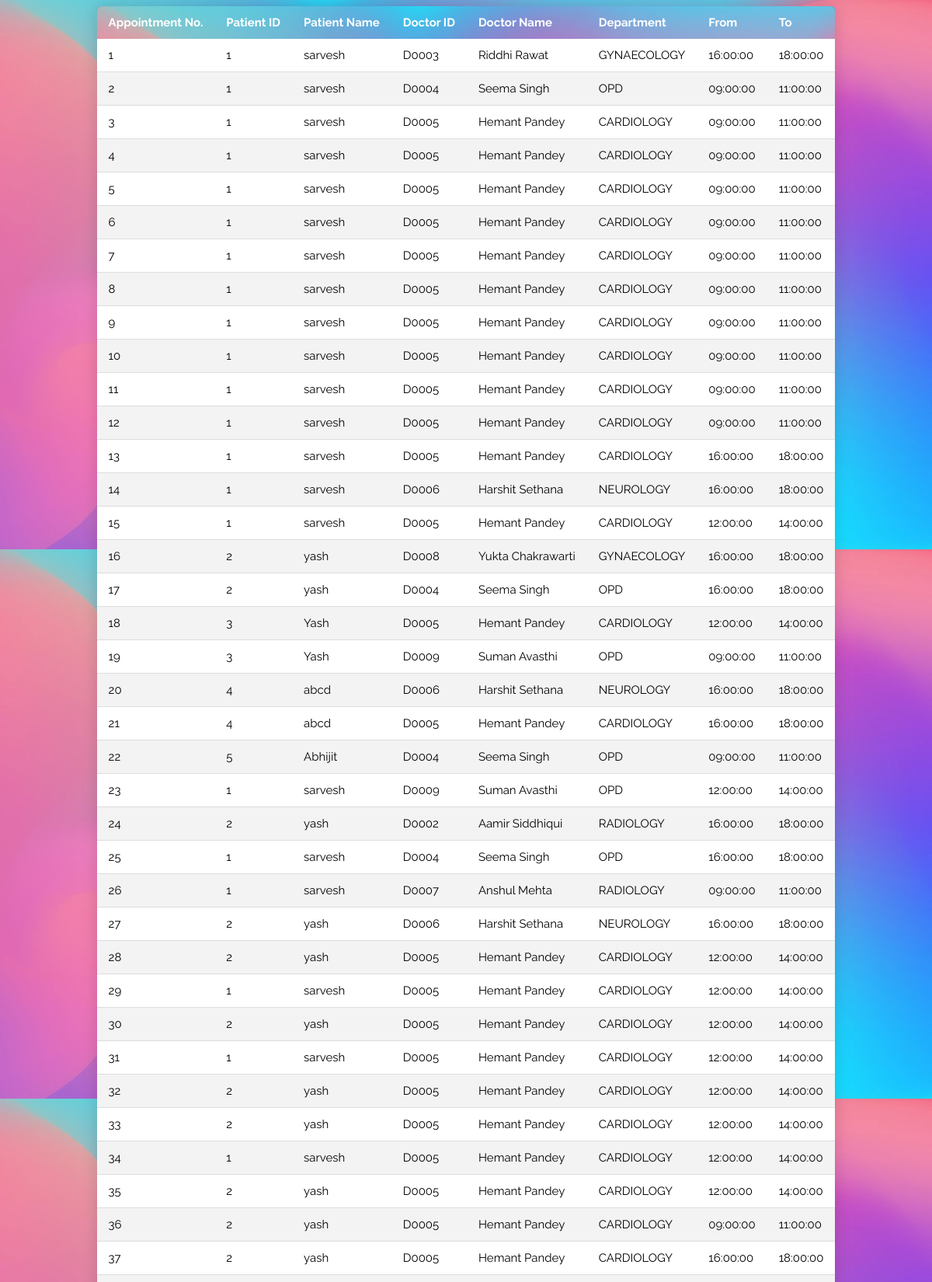
Page /appt_data.php (upper part) on the committed database.
### tables this page shows
CREATE TABLE `appointment` (
  `APP_NO` int NOT NULL,
  `SNO` int NOT NULL,
  `PID` int DEFAULT NULL,
  `D_ID` varchar(5) DEFAULT NULL,
  PRIMARY KEY (`APP_NO`)
);

CREATE TABLE `patient` (
  `PATIENT_ID` int NOT NULL,
  `PNAME` varchar(25) NOT NULL,
  `AGE` int DEFAULT NULL,
  `SEX` varchar(13) DEFAULT NULL,
  `ADDRESS` varchar(50) DEFAULT NULL,
  `PHONE` bigint NOT NULL,
  PRIMARY KEY (`PATIENT_ID`)
);

CREATE TABLE `doctor` (
  `DID` char(5) NOT NULL,
  `DNAME` varchar(25) NOT NULL,
  `DSEX` varchar(7) DEFAULT NULL,
  `DADDRESS` varchar(50) DEFAULT NULL,
  `DAGE` int DEFAULT NULL,
  `DPHONE` char(10) DEFAULT NULL,
  `DEPT_NUM` int DEFAULT NULL,
  PRIMARY KEY (`DID`)
);

CREATE TABLE `department` (
  `DEPT_NAME` varchar(20) DEFAULT NULL,
  `DEPT_NO` int NOT NULL,
  PRIMARY KEY (`DEPT_NO`),
  UNIQUE KEY `DEPT_NAME` (`DEPT_NAME`)
);

CREATE TABLE `slot` (
  `slot_no` int NOT NULL,
  `from_time` time DEFAULT NULL,
  `to_time` time DEFAULT NULL,
  `status` varchar(30) DEFAULT NULL,
  PRIMARY KEY (`slot_no`)
);

### appt_data.php (the view, shortened to what this page needs)
<?php
$con = mysqli_connect("localhost","root","Sarvesh22","hospital");
?>
<!DOCTYPE html>
<html lang="en">
<head>
    <link rel="stylesheet" href="table.css">
</head>
<body>
<table class="content-table">
    <thead>
        <tr>
            <th>Appointment No.</th>
            <th>Patient ID</th>
            <th>Patient Name</th>
            <th>Doctor ID</th>
            <th>Doctor Name</th>
            <th>Department</th>
            <th>From</th>
            <th>To</th>
        </tr>
    </thead>
    <tbody>
        <?php
        $sql = "SELECT APP_NO , PID , PNAME , D_ID , DNAME , from_time , to_time , DEPT_NAME
        FROM APPOINTMENT , PATIENT , DOCTOR , DEPARTMENT , SLOT
        WHERE PID=PATIENT_ID AND D_ID=DID AND SNO=slot_no AND DEPT_NUM=DEPT_NO
        ORDER BY APP_NO;";
            $result=mysqli_query($con,$sql);
            while($row=mysqli_fetch_assoc($result))
            {
                echo "
                <tr>
                    <td>".$row['APP_NO']."</td>
                    <td>".$row['PID']."</td>
                    <td>".$row['PNAME']."</td>
                    <td>".$row['D_ID']."</td>
                    <td>".$row['DNAME']."</td>
                    <td>".$row['DEPT_NAME']."</td>
                    <td>".$row['from_time']."</td>
                    <td>".$row['to_time']."</td>
                </tr>
                ";
            }
        ?>
    </tbody>
</table>
</body>
</html>

### table.css (style rules this page uses)
* { font-family: 'Raleway', sans-serif; }
body { background: #5fb5a4; background-image: url('doc.jpg'); }
.content-table { border-collapse: collapse; margin-left: auto; margin-right: auto; font-size: 15px; min-width: 400px; border-radius: 5px 5px 0 0; overflow: hidden; box-shadow: 0 0 20px rgba(0, 0, 0, 0.15); }
.content-table thead tr { background-image: url('doc.jpg'); background-color: #009879; color: #ffffff; text-align: left; font-weight: bold; }
.content-table th, .content-table td { padding: 12px 15px; }
.content-table tbody tr { border-bottom: 1px solid #dddddd; background: #ffffff; }
.content-table tbody tr:nth-of-type(even) { background-color: #f3f3f3; }

### rows in the picture
appointment: APP_NO "1", PID "1", patient.PNAME "sarvesh", D_ID "D0003", doctor.DNAME "Riddhi Rawat", department.DEPT_NAME "GYNAECOLOGY", slot.from_time "16:00:00", slot.to_time "18:00:00"
appointment: APP_NO "2", PID "1", patient.PNAME "sarvesh", D_ID "D0004", doctor.DNAME "Seema Singh", department.DEPT_NAME "OPD", slot.from_time "09:00:00", slot.to_time "11:00:00"
appointment: APP_NO "3", PID "1", patient.PNAME "sarvesh", D_ID "D0005", doctor.DNAME "Hemant Pandey", department.DEPT_NAME "CARDIOLOGY", slot.from_time "09:00:00", slot.to_time "11:00:00"
appointment: APP_NO "4", PID "1", patient.PNAME "sarvesh", D_ID "D0005", doctor.DNAME "Hemant Pandey", department.DEPT_NAME "CARDIOLOGY", slot.from_time "09:00:00", slot.to_time "11:00:00"
appointment: APP_NO "5", PID "1", patient.PNAME "sarvesh", D_ID "D0005", doctor.DNAME "Hemant Pandey", department.DEPT_NAME "CARDIOLOGY", slot.from_time "09:00:00", slot.to_time "11:00:00"
appointment: APP_NO "6", PID "1", patient.PNAME "sarvesh", D_ID "D0005", doctor.DNAME "Hemant Pandey", department.DEPT_NAME "CARDIOLOGY", slot.from_time "09:00:00", slot.to_time "11:00:00"
appointment: APP_NO "7", PID "1", patient.PNAME "sarvesh", D_ID "D0005", doctor.DNAME "Hemant Pandey", department.DEPT_NAME "CARDIOLOGY", slot.from_time "09:00:00", slot.to_time "11:00:00"
appointment: APP_NO "8", PID "1", patient.PNAME "sarvesh", D_ID "D0005", doctor.DNAME "Hemant Pandey", department.DEPT_NAME "CARDIOLOGY", slot.from_time "09:00:00", slot.to_time "11:00:00"
appointment: APP_NO "9", PID "1", patient.PNAME "sarvesh", D_ID "D0005", doctor.DNAME "Hemant Pandey", department.DEPT_NAME "CARDIOLOGY", slot.from_time "09:00:00", slot.to_time "11:00:00"
appointment: APP_NO "10", PID "1", patient.PNAME "sarvesh", D_ID "D0005", doctor.DNAME "Hemant Pandey", department.DEPT_NAME "CARDIOLOGY", slot.from_time "09:00:00", slot.to_time "11:00:00"
appointment: APP_NO "11", PID "1", patient.PNAME "sarvesh", D_ID "D0005", doctor.DNAME "Hemant Pandey", department.DEPT_NAME "CARDIOLOGY", slot.from_time "09:00:00", slot.to_time "11:00:00"
appointment: APP_NO "12", PID "1", patient.PNAME "sarvesh", D_ID "D0005", doctor.DNAME "Hemant Pandey", department.DEPT_NAME "CARDIOLOGY", slot.from_time "09:00:00", slot.to_time "11:00:00"
appointment: APP_NO "13", PID "1", patient.PNAME "sarvesh", D_ID "D0005", doctor.DNAME "Hemant Pandey", department.DEPT_NAME "CARDIOLOGY", slot.from_time "16:00:00", slot.to_time "18:00:00"
appointment: APP_NO "14", PID "1", patient.PNAME "sarvesh", D_ID "D0006", doctor.DNAME "Harshit Sethana", department.DEPT_NAME "NEUROLOGY", slot.from_time "16:00:00", slot.to_time "18:00:00"
appointment: APP_NO "15", PID "1", patient.PNAME "sarvesh", D_ID "D0005", doctor.DNAME "Hemant Pandey", department.DEPT_NAME "CARDIOLOGY", slot.from_time "12:00:00", slot.to_time "14:00:00"
appointment: APP_NO "16", PID "2", patient.PNAME "yash", D_ID "D0008", doctor.DNAME "Yukta Chakrawarti", department.DEPT_NAME "GYNAECOLOGY", slot.from_time "16:00:00", slot.to_time "18:00:00"
appointment: APP_NO "17", PID "2", patient.PNAME "yash", D_ID "D0004", doctor.DNAME "Seema Singh", department.DEPT_NAME "OPD", slot.from_time "16:00:00", slot.to_time "18:00:00"
appointment: APP_NO "18", PID "3", patient.PNAME "Yash", D_ID "D0005", doctor.DNAME "Hemant Pandey", department.DEPT_NAME "CARDIOLOGY", slot.from_time "12:00:00", slot.to_time "14:00:00"
appointment: APP_NO "19", PID "3", patient.PNAME "Yash", D_ID "D0009", doctor.DNAME "Suman Avasthi", department.DEPT_NAME "OPD", slot.from_time "09:00:00", slot.to_time "11:00:00"
appointment: APP_NO "20", PID "4", patient.PNAME "abcd", D_ID "D0006", doctor.DNAME "Harshit Sethana", department.DEPT_NAME "NEUROLOGY", slot.from_time "16:00:00", slot.to_time "18:00:00"
appointment: APP_NO "21", PID "4", patient.PNAME "abcd", D_ID "D0005", doctor.DNAME "Hemant Pandey", department.DEPT_NAME "CARDIOLOGY", slot.from_time "16:00:00", slot.to_time "18:00:00"
appointment: APP_NO "22", PID "5", patient.PNAME "Abhijit", D_ID "D0004", doctor.DNAME "Seema Singh", department.DEPT_NAME "OPD", slot.from_time "09:00:00", slot.to_time "11:00:00"
appointment: APP_NO "23", PID "1", patient.PNAME "sarvesh", D_ID "D0009", doctor.DNAME "Suman Avasthi", department.DEPT_NAME "OPD", slot.from_time "12:00:00", slot.to_time "14:00:00"
appointment: APP_NO "24", PID "2", patient.PNAME "yash", D_ID "D0002", doctor.DNAME "Aamir Siddhiqui", department.DEPT_NAME "RADIOLOGY", slot.from_time "16:00:00", slot.to_time "18:00:00"
appointment: APP_NO "25", PID "1", patient.PNAME "sarvesh", D_ID "D0004", doctor.DNAME "Seema Singh", department.DEPT_NAME "OPD", slot.from_time "16:00:00", slot.to_time "18:00:00"
appointment: APP_NO "26", PID "1", patient.PNAME "sarvesh", D_ID "D0007", doctor.DNAME "Anshul Mehta", department.DEPT_NAME "RADIOLOGY", slot.from_time "09:00:00", slot.to_time "11:00:00"
appointment: APP_NO "27", PID "2", patient.PNAME "yash", D_ID "D0006", doctor.DNAME "Harshit Sethana", department.DEPT_NAME "NEUROLOGY", slot.from_time "16:00:00", slot.to_time "18:00:00"
appointment: APP_NO "28", PID "2", patient.PNAME "yash", D_ID "D0005", doctor.DNAME "Hemant Pandey", department.DEPT_NAME "CARDIOLOGY", slot.from_time "12:00:00", slot.to_time "14:00:00"
appointment: APP_NO "29", PID "1", patient.PNAME "sarvesh", D_ID "D0005", doctor.DNAME "Hemant Pandey", department.DEPT_NAME "CARDIOLOGY", slot.from_time "12:00:00", slot.to_time "14:00:00"
appointment: APP_NO "30", PID "2", patient.PNAME "yash", D_ID "D0005", doctor.DNAME "Hemant Pandey", department.DEPT_NAME "CARDIOLOGY", slot.from_time "12:00:00", slot.to_time "14:00:00"
appointment: APP_NO "31", PID "1", patient.PNAME "sarvesh", D_ID "D0005", doctor.DNAME "Hemant Pandey", department.DEPT_NAME "CARDIOLOGY", slot.from_time "12:00:00", slot.to_time "14:00:00"
appointment: APP_NO "32", PID "2", patient.PNAME "yash", D_ID "D0005", doctor.DNAME "Hemant Pandey", department.DEPT_NAME "CARDIOLOGY", slot.from_time "12:00:00", slot.to_time "14:00:00"
appointment: APP_NO "33", PID "2", patient.PNAME "yash", D_ID "D0005", doctor.DNAME "Hemant Pandey", department.DEPT_NAME "CARDIOLOGY", slot.from_time "12:00:00", slot.to_time "14:00:00"
appointment: APP_NO "34", PID "1", patient.PNAME "sarvesh", D_ID "D0005", doctor.DNAME "Hemant Pandey", department.DEPT_NAME "CARDIOLOGY", slot.from_time "12:00:00", slot.to_time "14:00:00"
appointment: APP_NO "35", PID "2", patient.PNAME "yash", D_ID "D0005", doctor.DNAME "Hemant Pandey", department.DEPT_NAME "CARDIOLOGY", slot.from_time "12:00:00", slot.to_time "14:00:00"
appointment: APP_NO "36", PID "2", patient.PNAME "yash", D_ID "D0005", doctor.DNAME "Hemant Pandey", department.DEPT_NAME "CARDIOLOGY", slot.from_time "09:00:00", slot.to_time "11:00:00"
appointment: APP_NO "37", PID "2", patient.PNAME "yash", D_ID "D0005", doctor.DNAME "Hemant Pandey", department.DEPT_NAME "CARDIOLOGY", slot.from_time "16:00:00", slot.to_time "18:00:00"
